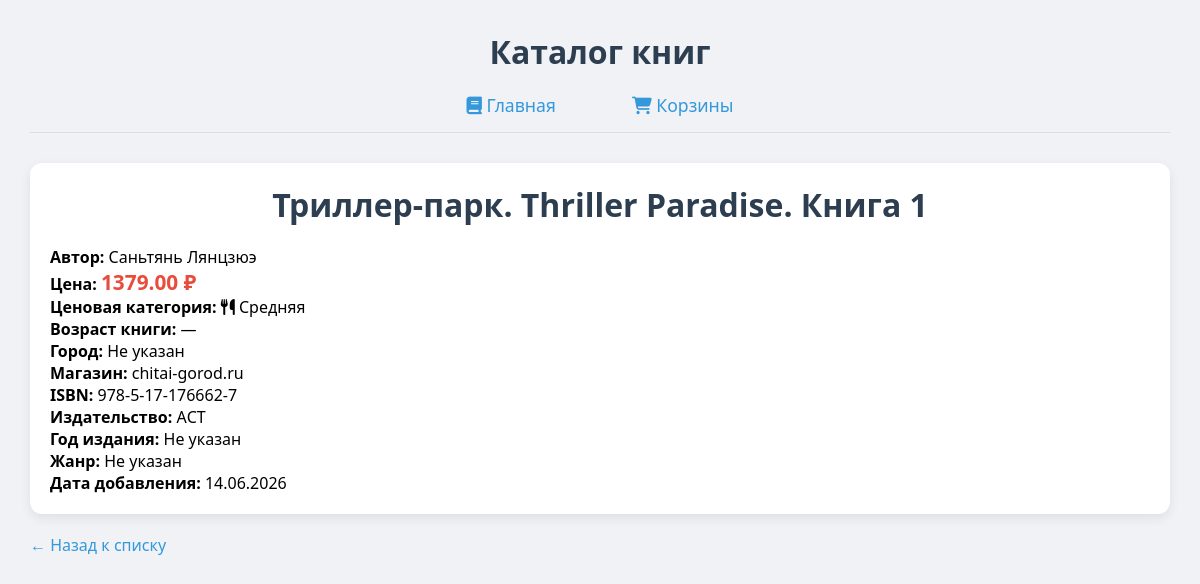
Page /book/24/ on the committed database.
### books/models.py (models this page shows, shortened)
class Book(models.Model):
    title = models.CharField(max_length=300, verbose_name="Название")
    price = models.DecimalField(max_digits=10, decimal_places=2, blank=True, null=True, verbose_name="Цена")
    author = models.CharField(max_length=200, blank=True, null=True, verbose_name="Автор")
    city = models.CharField(max_length=100, blank=True, null=True, verbose_name="Город")
    source = models.CharField(max_length=100, blank=True, null=True, verbose_name="Источник")
    isbn = models.CharField(max_length=50, blank=True, null=True, verbose_name="ISBN")
    publisher = models.CharField(max_length=200, blank=True, null=True, verbose_name="Издательство")
    year = models.CharField(max_length=10, blank=True, null=True, verbose_name="Год")
    genre = models.CharField(max_length=200, blank=True, null=True, verbose_name="Жанр")
    isbn_clean = models.CharField(max_length=20, blank=True, null=True, verbose_name="ISBN (чистый)")
    created_at = models.DateTimeField(auto_now_add=True, verbose_name="Дата добавления")
    class Meta:
        verbose_name = "Книга"
        verbose_name_plural = "Книги"
        ordering = ['-created_at']

### books/views.py (the view)
# urls.py: path('book/<int:book_id>/', views.book_detail, name='book_detail'),
def book_detail(request, book_id):
    book = get_object_or_404(Book, id=book_id)
    return render(request, 'books/book_detail.html', {'book': book})

### books/templatetags/book_filters.py (called while the page is built)
@register.filter
def book_age(year):
    from datetime import datetime
    current_year = datetime.now().year
    try:
        y = int(year)
        if y >= current_year - 1:
            return mark_safe('<i class="fas fa-star"></i> Новинка')
        elif y <= current_year - 10:
            return mark_safe('<i class="fas fa-book"></i> Классика')
        else:
            return mark_safe('<i class="fas fa-leaf"></i> Современная')
    except (TypeError, ValueError):
        return "—"

@register.filter
def price_level(price):
    try:
        p = float(price)
        if p < 500:
            return mark_safe('<i class="fas fa-coffee"></i> Бюджетная')
        elif p < 1500:
            return mark_safe('<i class="fas fa-utensils"></i> Средняя')
        elif p < 3000:
            return mark_safe('<i class="fas fa-gem"></i> Выше среднего')
        else:
            return mark_safe('<i class="fas fa-crown"></i> Дорогая')
    except (TypeError, ValueError):
        return "—"

### books/templates/books/book_detail.html (shortened to what this page needs)
{% extends 'books/base.html' %}
{% load book_filters %}
{% block content %}
    <div class="book-card" style="width: auto; text-align: left;">
        <h1>{{ book.title }}</h1>
        <p><strong>Автор:</strong> {{ book.author|default:"Не указан" }}</p>
        <p><strong>Цена:</strong> <span class="price">{{ book.price|default:"Не указана" }} ₽</span></p>
        <p><strong>Ценовая категория:</strong> {{ book.price|price_level }}</p>
        <p><strong>Возраст книги:</strong> {{ book.year|book_age }}</p>
        <p><strong>Город:</strong> {{ book.city|default:"Не указан" }}</p>
        <p><strong>Магазин:</strong> {{ book.source|default:"Не указан" }}</p>
        <p><strong>ISBN:</strong> {{ book.isbn|default:"Не указан" }}</p>
        <p><strong>Издательство:</strong> {{ book.publisher|default:"Не указано" }}</p>
        <p><strong>Год издания:</strong> {{ book.year|default:"Не указан" }}</p>
        <p><strong>Жанр:</strong> {{ book.genre|default:"Не указан" }}</p>
        <p><strong>Дата добавления:</strong> {{ book.created_at|date:"d.m.Y" }}</p>
    </div>
    <a href="{% url 'book_list' %}" class="back-link">← Назад к списку</a>
{% endblock %}

### books/templates/books/base.html (style rules this page uses)
* { margin: 0; padding: 0; box-sizing: border-box; }
body { font-family: 'Segoe UI', Arial, sans-serif; background: #f0f2f5; padding: 30px; }
h1 { text-align: center; margin-bottom: 20px; color: #2c3e50; }
.book-card { background: white; border-radius: 12px; padding: 20px; box-shadow: 0 4px 12px rgba(0,0,0,0.08); transition: transform 0.2s; }
.price { color: #e74c3c; font-size: 1.3em; font-weight: bold; margin: 10px 0; }
.back-link { display: inline-block; margin-top: 20px; color: #3498db; text-decoration: none; }

### rows in the picture
Book: title "Триллер-парк. Thriller Paradise. Книга 1", author "Саньтянь Лянцзюэ", price "1379.00", price "Средняя", year|book_age "—", city "Не указан", source "chitai-gorod.ru", isbn "978-5-17-176662-7", publisher "АСТ", year "Не указан", genre "Не указан", created_at "14.06.2026"
